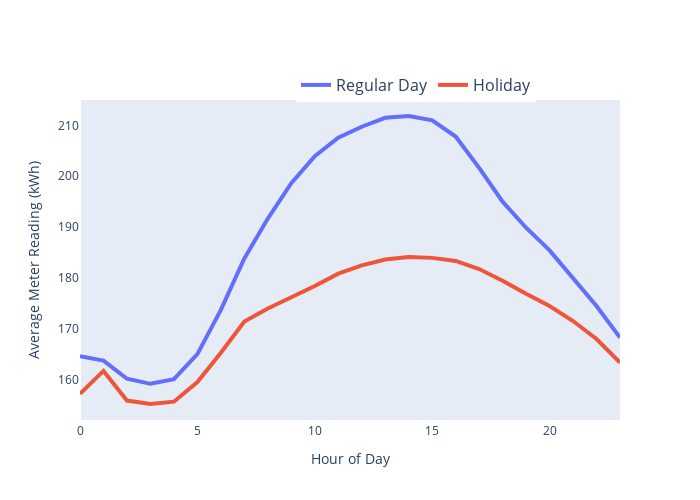

This figure's notebook cell:
### Code cell
import plotly.graph_objects as go
fig = go.Figure()
# Create and style traces
fig.add_trace(go.Scatter(x=group_use_hour_not_holiday.index, y= group_use_hour_not_holiday.meter_reading, name = 'Regular Day',
                         line=dict(width=4)))
fig.add_trace(go.Scatter(x=group_use_hour_holiday.index, y=group_use_hour_holiday.meter_reading, name='Holiday',
                         line=dict(width=4)))


# Edit the layout
fig.update_layout(xaxis_title='Hour of Day',
                   yaxis_title='Average Meter Reading (kWh)',
                  xaxis=dict(showline=True,showgrid=False),
                 yaxis=dict(showgrid=False))
fig.update_layout(legend_orientation="h")
fig.update_layout(height=500,width=700)
fig.update_layout(legend=dict(x=.4, y=1.1, font=dict(size=16)))
fig.show()

from chart_studio.plotly import plot, iplot
plot(fig, filename = 'isholiday')

### Figure 1 — Plotly figure (JSON) as saved in the notebook; plotly's stock layout.template omitted (floating-point values rounded to 4 significant figures)
{"data": [{"line": {"width": 4}, "name": "Regular Day", "type": "scatter", "x": [0, 1, 2, 3, 4, 5, 6, 7, 8, 9, 10, 11, 12, 13, 14, 15, 16, 17, 18, 19, 20, 21, 22, 23], "y": [164.6, 163.7, 160.2, 159.2, 160.1, 165.0, 173.7, 183.8, 191.7, 198.6, 204.0, 207.6, 209.7, 211.5, 211.8, 211.0, 207.8, 201.6, 195.0, 189.9, 185.4, 180.1, 174.5, 168.3]}, {"line": {"width": 4}, "name": "Holiday", "type": "scatter", "x": [0, 1, 2, 3, 4, 5, 6, 7, 8, 9, 10, 11, 12, 13, 14, 15, 16, 17, 18, 19, 20, 21, 22, 23], "y": [157.2, 161.7, 155.9, 155.2, 155.7, 159.5, 165.3, 171.4, 174.0, 176.2, 178.4, 180.8, 182.5, 183.6, 184.1, 183.9, 183.3, 181.8, 179.4, 176.9, 174.5, 171.5, 168.0, 163.4]}], "layout": {"height": 500, "legend": {"font": {"size": 16}, "orientation": "h", "x": 0.4, "y": 1.1}, "width": 700, "xaxis": {"showgrid": false, "showline": true, "title": {"text": "Hour of Day"}}, "yaxis": {"showgrid": false, "title": {"text": "Average Meter Reading (kWh)"}}}}
